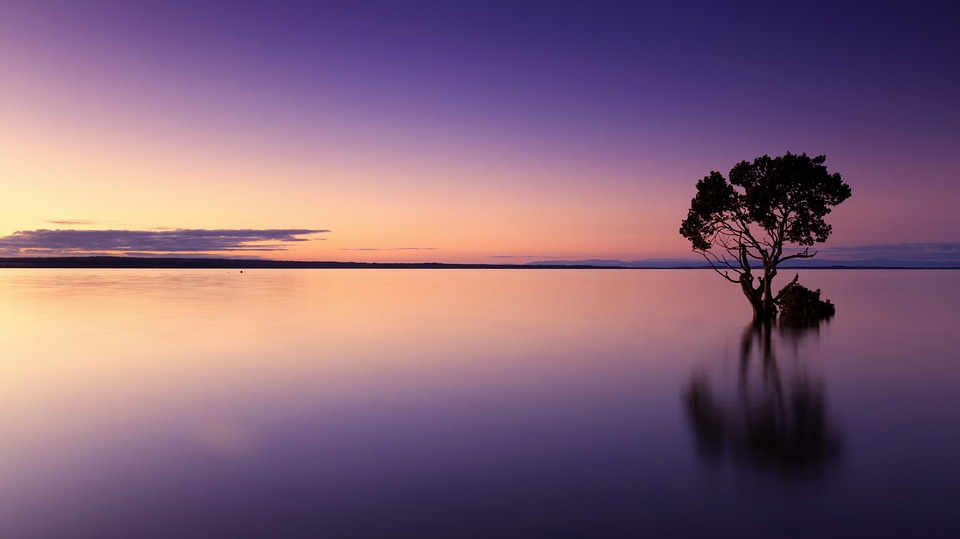
#> input picture opencv img.jpg, 960 x 539 px
$ python Histogram_Computation.py
#> lines starting #> are read from the running program, lines starting #| are printed output that depends on the picture; after the words box and inside, x2 and y2 are one past the last pixel; in counts of white or black regions, pixels touching at a corner belong together
# Histogram is a graph or a plot which gives you the pixel distribution in an image

import cv2 as cv
import matplotlib.pyplot as plt
import numpy as np
from numpy.core.fromnumeric import shape

img = cv.imread('opencv img.jpg')
#> img is the input picture: shape (539, 960, 3); mean B, G, R 119.6, 99.1, 130.6
# cv.imshow('Tree',img)

blank = np.zeros((img.shape[:2]), dtype='uint8')

gray = cv.cvtColor(img, cv.COLOR_BGR2GRAY)
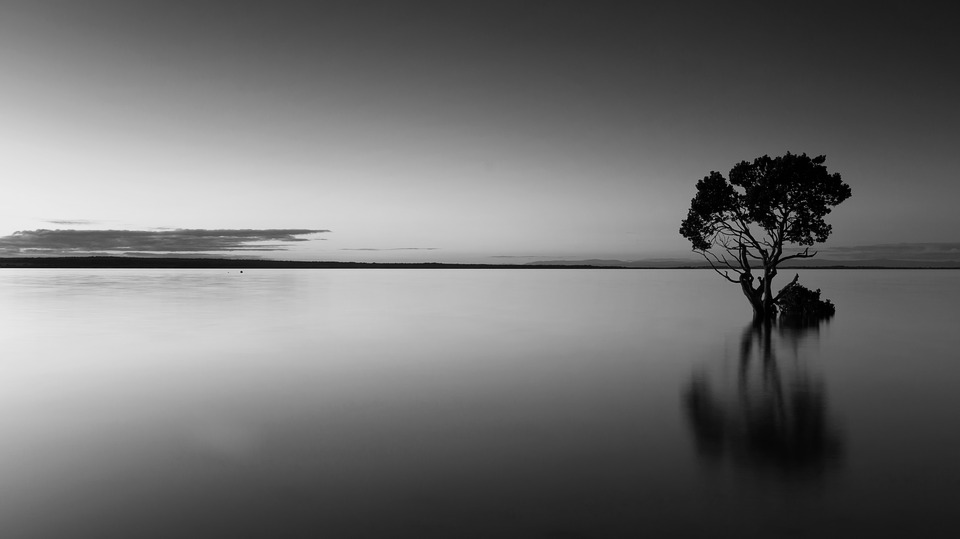
#> gray: shape (539, 960); min 0, max 239, mean 110.9
# cv.imshow('Gray_Tree',gray)

mask = cv.circle(blank, (img.shape[1]//2, img.shape[0]//2), 100, 255, -1)
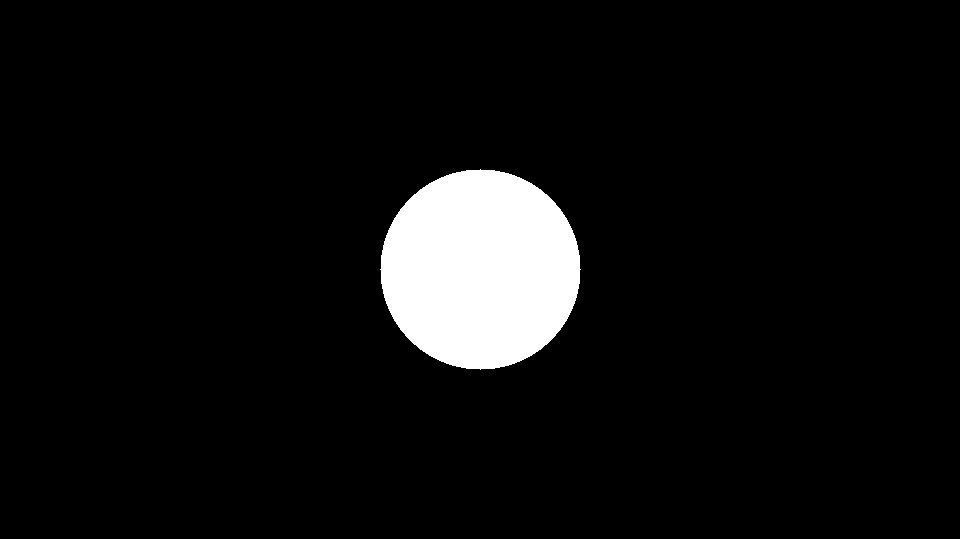
#> blank: shape (539, 960); 6.1% white; 1 white region, box (x1, y1, x2, y2) and area: (380, 169, 581, 370) 31417
cv.imshow('mask', mask)

masked_color = cv.bitwise_and(img, img, mask=mask)
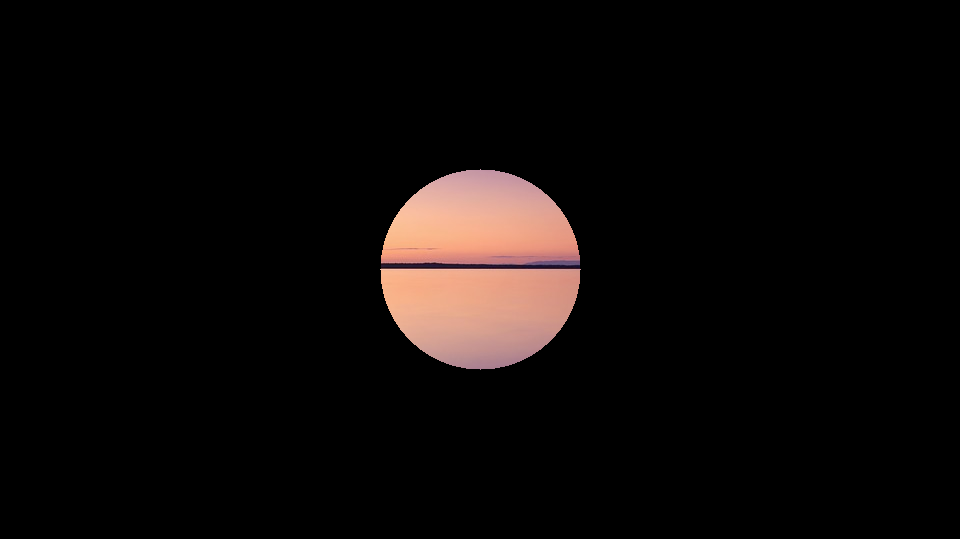
#> masked_color: shape (539, 960, 3); mean B, G, R 8.4, 9.5, 13.3
cv.imshow('Masked', masked_color)

masked_gray = cv.bitwise_and(gray, gray, mask=mask)
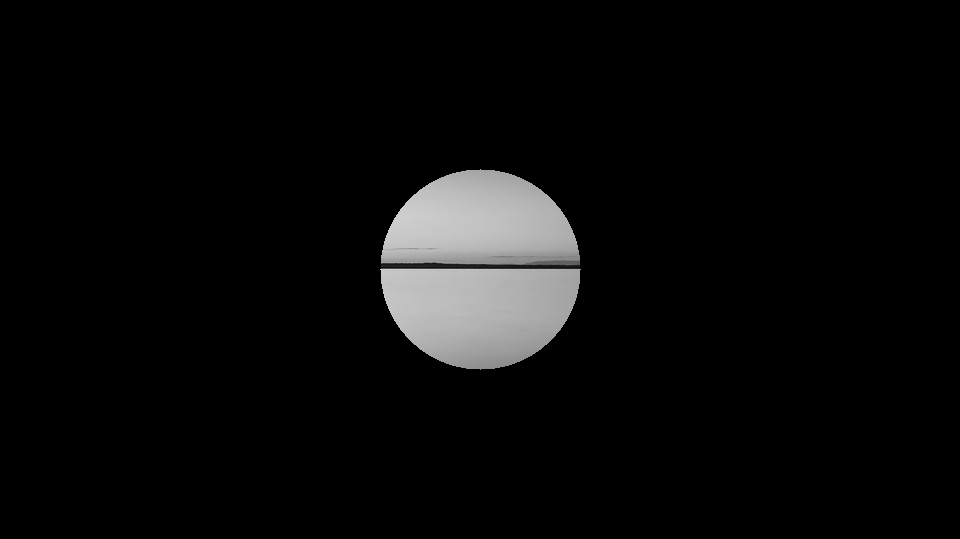
#> masked_gray: shape (539, 960); min 0, max 210, mean 10.5
cv.imshow('Masked_gray', masked_gray)


# Grayscale Histogram
gray_hist = cv.calcHist([gray], [0], mask, [256], [0,256])
#> gray_hist = 256 values, max 888 at index 190, min 0 at index 0, mean 122.7
plt.figure()
plt.title('Grayscale Histogram')
plt.xlabel('Bins')
plt.ylabel('# of pixels')
plt.plot(gray_hist)
plt.xlim([0,256])
plt.show()
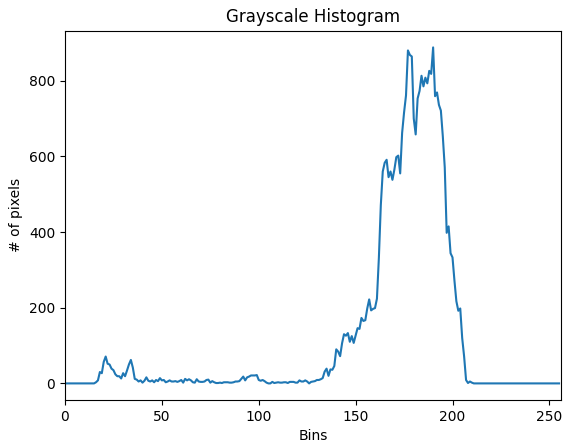
#> figure drawn by matplotlib, 1 panel; curve peaks at x = 190, y = 888

# Color histogram
plt.figure()
plt.title('Color Histogram')
plt.xlabel('Bins')
plt.ylabel('# of pixels')
colors = ('b' , 'g' , 'r')
for i,col in enumerate(colors):
    hist = cv.calcHist([img], [i], mask, [256], [0,256])
    plt.plot(hist, color=col)
    plt.xlim([0,256])
plt.show()
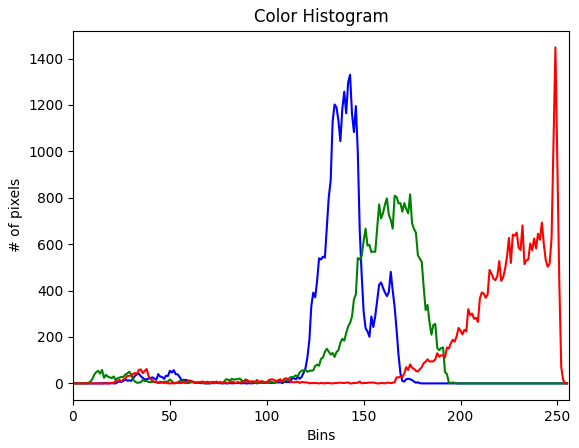
#> figure drawn by matplotlib, 1 panel; curve peaks at x = 143, y = 1330; curve peaks at x = 174, y = 815; curve peaks at x = 249, y = 1448

cv.waitKey(0)
